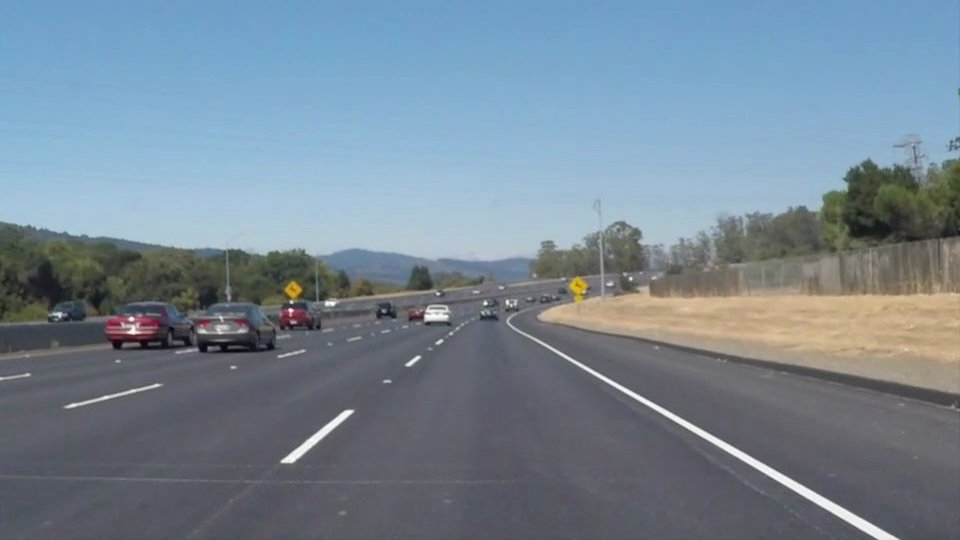
#> input picture test_images/solidWhiteCurve.jpg, 960 x 540 px; its folder holds only this picture in this run
$ python FindingLaneLines.py   (older library calls are emulated)
#> lines starting #> are read from the running program, lines starting #| are printed output that depends on the picture; after the words box and inside, x2 and y2 are one past the last pixel; in counts of white or black regions, pixels touching at a corner belong together
#> further down, image is the input picture: shape (540, 960, 3); mean B, G, R 148.1, 134.5, 118.5
import matplotlib.pyplot as plt
import matplotlib.image as mpimg
import numpy as np
import cv2
import math
import os
from math import acos
from math import sqrt
from math import pi

counter = 0

def weighted_img(img, initial_img, a=0.8, b=1., l=0.):
    """
    `img` is the output of the hough_lines(), An image with lines drawn on it.
    Should be a blank image (all black) with lines drawn on it.

    `initial_img` should be the image before any processing.

    The result image is computed as follows:

    initial_img * ? + img * ? + ?
    NOTE: initial_img and img must be the same shape!
    """
    return cv2.addWeighted(initial_img, a, img, b, l)

def canny(img, low_threshold, high_threshold):
    """Applies the Canny transform"""
    return cv2.Canny(img, low_threshold, high_threshold)

# [31 lines left out: functions draw_lines, hough_lines, not called in this run]

def gaussian_blur(img, kernel_size):
    """Applies a Gaussian Noise kernel"""
    return cv2.GaussianBlur(img, (kernel_size, kernel_size), 0)

def region_of_interest(img, vertices):
    """
    Applies an image mask.

    Only keeps the region of the image defined by the polygon
    formed from `vertices`. The rest of the image is set to black.
    """
    #defining a blank mask to start with
    mask = np.zeros_like(img)

    #defining a 3 channel or 1 channel color to fill the mask with depending on the input image
    if len(img.shape) > 2:
        channel_count = img.shape[2]  # i.e. 3 or 4 depending on your image
        ignore_mask_color = (255,) * channel_count
    else:
        ignore_mask_color = 255

    #filling pixels inside the polygon defined by "vertices" with the fill color
    cv2.fillPoly(mask, vertices, ignore_mask_color)

    #returning the image only where mask pixels are nonzero
    masked_image = cv2.bitwise_and(img, mask)
    return masked_image

def extrapolate_lines(lines,angle_lower_bound,angle_upper_bound):

    # calc angle for each line
    lines_with_angles = zip(lines,map(lambda line: np.rad2deg(np.arctan2(line[0][3]-line[0][1],line[0][2]-line[0][0])),lines))
    filtered_lines = list(filter(lambda x: (x[1] >= angle_lower_bound and angle_upper_bound >= x[1]) ,lines_with_angles))

    # extract x and y coordinates for poly fit
    x = []
    y = []
    for line in filtered_lines:
        x = np.append(x,line[0][0][0])
        x = np.append(x,line[0][0][2])

        y = np.append(y,line[0][0][1])
        y = np.append(y,line[0][0][3])

    if(len(x) == 0 or len(y) == 0):
         return None, None

    fit = np.polyfit(x, y, 1)
    fit_fn = np.poly1d(fit)

    return fit_fn, (int(min(x)),int(max(x)))

def color_range_mask(image):

     # try hsv color space
    hsv = cv2.cvtColor(image, cv2.COLOR_BGR2HSV)
#> hsv: shape (540, 960, 3); mean H, S, V 97.9, 55.2, 152.4
    # define range of yellow color in HSV
    lower_yellow = np.array([93,30,147]) #np.array([93,30,147])
    upper_yellow = np.array([102,255,255]) #np.array([124,255,255])
    # Threshold the HSV image to get only yellow colors
    mask_yellow = cv2.inRange(hsv, lower_yellow, upper_yellow)
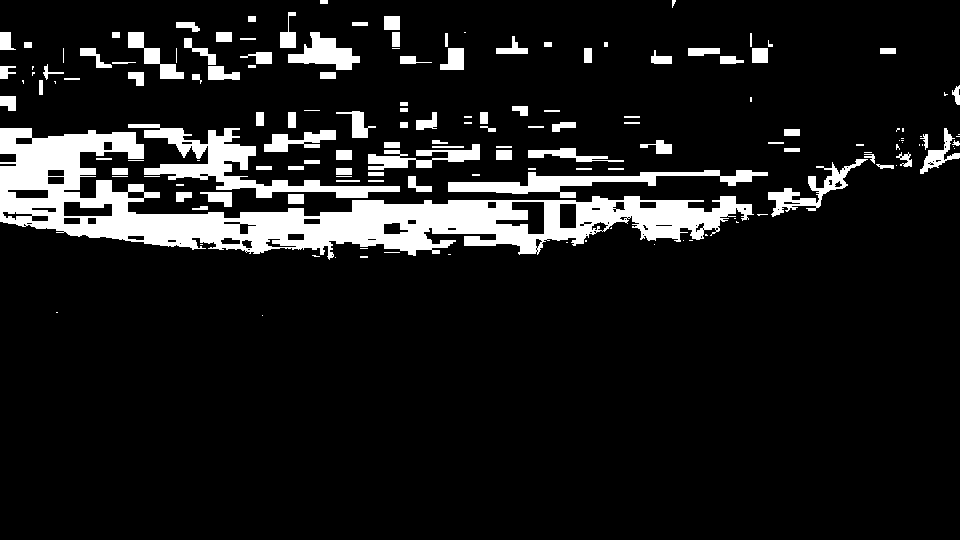
#> mask_yellow: shape (540, 960); 10.6% white; 155 white regions (58 under 20 px), largest, box (x1, y1, x2, y2) and area: (0, 128, 754, 260) 30157, (128, 124, 400, 198) 4915, (448, 170, 768, 198) 2928

    lower_white = np.array([0,0,153])
    upper_white  = np.array([255,20,255])
    # Threshold the HSV image to get only white colors
    mask_white = cv2.inRange(hsv, lower_white, upper_white)
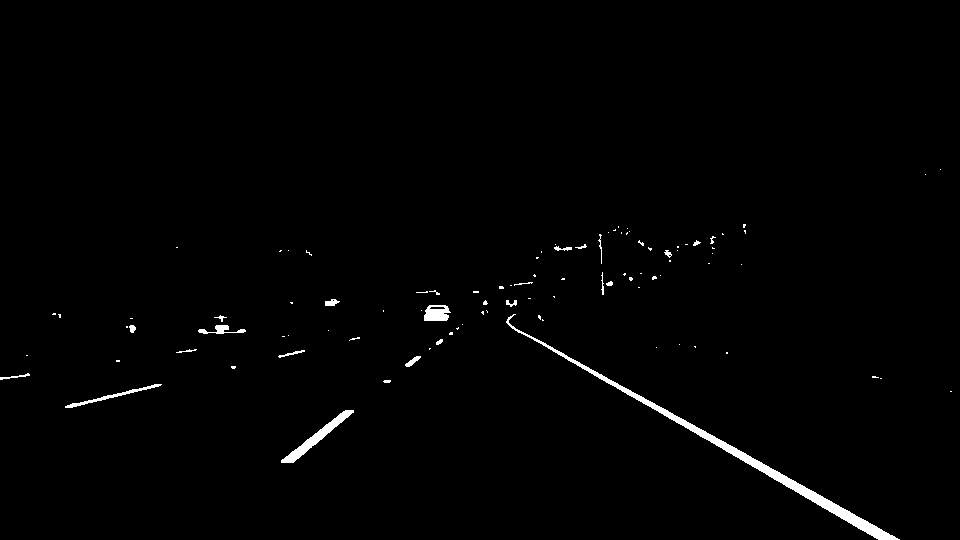
#> mask_white: shape (540, 960); 1.1% white; 98 white regions (74 under 20 px), largest, box (x1, y1, x2, y2) and area: (506, 314, 900, 540) 2923, (281, 410, 354, 463) 702, (424, 305, 451, 321) 335
    mask = cv2.bitwise_or(mask_yellow,mask_white)
#> mask: shape (540, 960); 11.7% white; 247 white regions (128 under 20 px), largest, box (x1, y1, x2, y2) and area: (0, 128, 754, 260) 30244, (128, 124, 400, 198) 4915, (448, 170, 768, 198) 2928

    return mask

# [42 lines left out: functions morphologie_test, filter_mask, not called in this run]

def process_image_video(image):

    mask = color_range_mask(image)
    mask = cv2.erode(mask,(3,3))
#> mask: shape (540, 960); 10.4% white; 244 white regions (133 under 20 px), largest, box (x1, y1, x2, y2) and area: (0, 129, 752, 260) 28077, (144, 129, 400, 198) 4352, (506, 315, 898, 540) 2522

    canny_image = canny(mask,50,150)

    imshape = canny_image.shape
    vertices = np.array([[(0,imshape[0]),(imshape[1]*0.45, imshape[0]*0.6), (imshape[1]*0.55, imshape[0]*0.6), (imshape[1],imshape[0])]], dtype=np.int32)

    masked_edges = region_of_interest(canny_image,vertices)
#> in region_of_interest, `cv2.fillPoly(mask, vertices, ignore_mask_color)`:
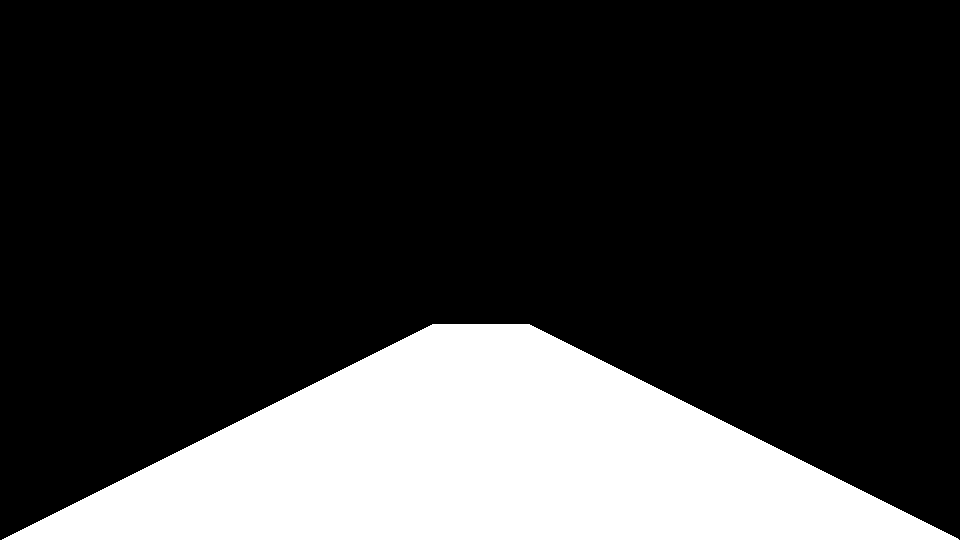
#> mask: shape (540, 960); 22% white; 1 white region, box (x1, y1, x2, y2) and area: (2, 324, 959, 540) 114047
#> in region_of_interest, `masked_image = cv2.bitwise_and(img, mask)`:
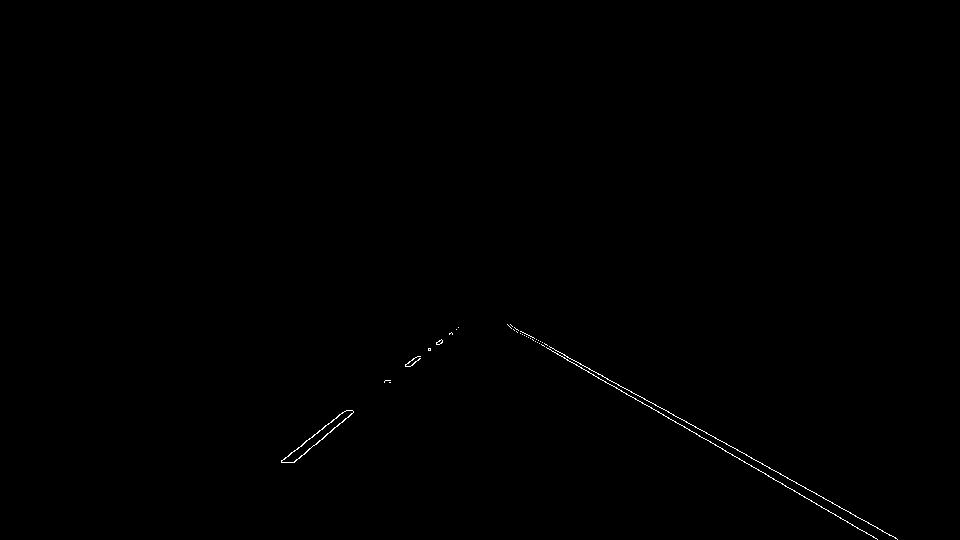
#> masked_image: shape (540, 960); 0.22% white in thin lines or dots, all inside (x1, y1, x2, y2) = (281, 324, 898, 540)

    rho = 2 # distance resolution in pixels of the Hough grid
    theta = np.pi/180 # angular resolution in radians of the Hough grid
    threshold = 15     # minimum number of votes (intersections in Hough grid cell)
    min_line_length = 20 #minimum number of pixels making up a line
    max_line_gap = 20    # maximum gap in pixels between connectable line segments
    lines = cv2.HoughLinesP(masked_edges, rho, theta, threshold, np.array([]), minLineLength=min_line_length, maxLineGap=max_line_gap)
#> lines = 19 rows, first 6: [510, 324, 897, 539], [768, 476, 877, 539], [281, 461, 346, 410], [547, 348, 616, 387], [294, 462, 353, 412], [696, 434, 765, 473]

    result_mask = np.zeros_like(image)

    angle_lower_bound = 25
    angle_upper_bound = 35
    fit_fn, xRange = extrapolate_lines(lines,angle_lower_bound = angle_lower_bound, angle_upper_bound = angle_upper_bound)    #25 35
#> in extrapolate_lines, `filtered_lines = list(filter(lambda x: (x[1] >= angle_lower_bound and ..`: filtered_lines = 10 items, first 6: ([[510, 324, 897, 539]], 29.05), ([[768, 476, 877, 539]], 30.03), ([[547, 348, 616, 387]], 29.48), ([[696, 434, 765, 473]], 29.48), ([[509, 326, 564, 357]], 29.41), ([[796, 492, 852, 524]], 29.74)
#> the loop in extrapolate_lines, `for line in filtered_lines:` made 10 passes
#> (line, x, y) on passes 1 to 2: (([[510, 324, 897, 539]], 29.05), [510, 897], [324, 539]), (([[768, 476, 877, 539]], 30.03), [510, 897, 768, 877], [324, 539, 476, 539])
#> after the loop in extrapolate_lines, `for line in filtered_lines:`: x = 20 values, max 897 at index 1, min 509 at index 8, mean 698.7; y = 20 values, max 539 at index 1, min 324 at index 0, mean 434.6
#> in extrapolate_lines, `fit = np.polyfit(x, y, 1)`: fit = [0.572, 34.97]
#> xRange = (509, 897)

    if fit_fn is not None and xRange is not None:
        line = np.array([(imshape[1], int(fit_fn(imshape[1]))), (xRange[0], int(fit_fn(xRange[0])))])
#> line = [[960, 584], [509, 326]]
        result_angle = np.rad2deg(np.arctan2(line[0][1]-line[1][1],line[0][0]-line[1][0]))
#> result_angle = 29.77

        if result_angle > angle_lower_bound and result_angle < angle_upper_bound:
            cv2.line(result_mask, (line[0][0], line[0][1]), (line[1][0], line[1][1]), (255, 0, 255), 5)

    angle_lower_bound = -45
    angle_upper_bound = -30
    fit_fn, xRange = extrapolate_lines(lines,angle_lower_bound = angle_lower_bound, angle_upper_bound = angle_upper_bound)
#> the loop in extrapolate_lines (call 2), `for line in filtered_lines:` made 9 passes
#> (line, x, y) on passes 1 to 2: (([[281, 461, 346, 410]], -38.12), [281, 346], [461, 410]), (([[294, 462, 353, 412]], -40.28), [281, 346, 294, 353], [461, 410, 462, 412])
#> xRange = (281, 458)
    if fit_fn is not None and xRange is not None:
        line = np.array([(0,int(fit_fn(0))),(xRange[1], int(fit_fn(xRange[1])))])
#> line = [[0, 681], [458, 326]]
        result_angle = np.rad2deg(np.arctan2(line[1][1]-line[0][1],line[1][0]-line[0][0]))
#> result_angle = -37.78

        if result_angle > angle_lower_bound and result_angle < angle_upper_bound:
            cv2.line(result_mask, (line[0][0], line[0][1]), (line[1][0], line[1][1]), (255, 0, 0), 5)
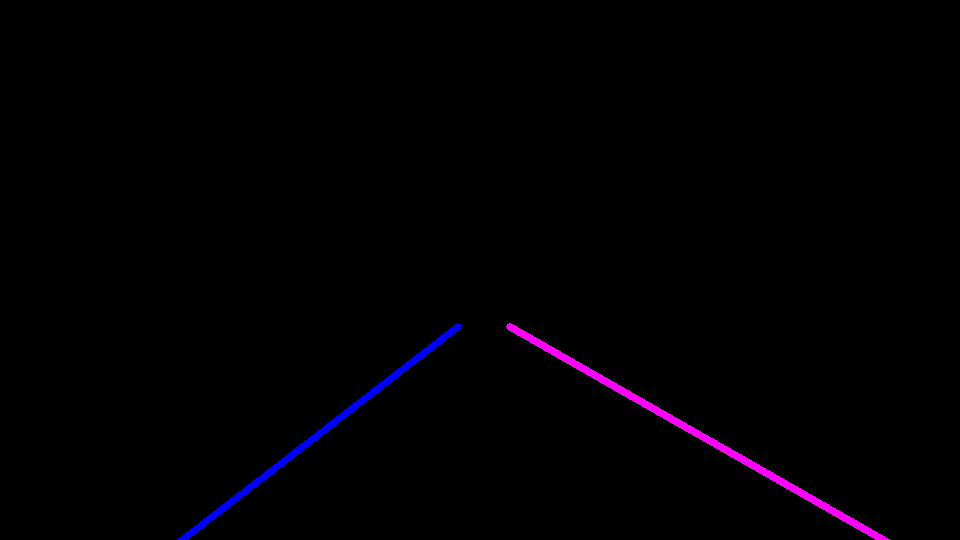
#> result_mask: shape (540, 960, 3); mean of channels 0, 1, 2 2.7, 0, 1.5; drawn as B, G, R

    return  weighted_img(result_mask,image)
#> in weighted_img, `return cv2.addWeighted(initial_img, a, img, b, l)`:
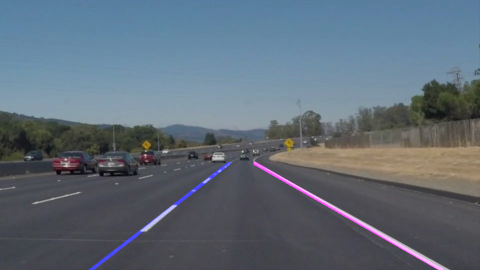
#> returned value: shape (540, 960, 3) (shown at 1/2 size); mean of channels 0, 1, 2 119.8, 107.6, 95.5; drawn as B, G, R


# [42 lines left out: function process_image, not called in this run]


dir_path = "test_images/"
for path in os.listdir(dir_path):

    image = cv2.imread(os.path.join(dir_path,path)) # mpimg.imread(os.path.join(dir_path,path))

    hough_image = process_image_video(image)

    #cv2.imwrite(os.path.join("pipeline_images/hsv",path),np.concatenate((image,hough_image), axis=1))

    plt.imshow(np.concatenate((image,hough_image), axis=1))
    plt.show()
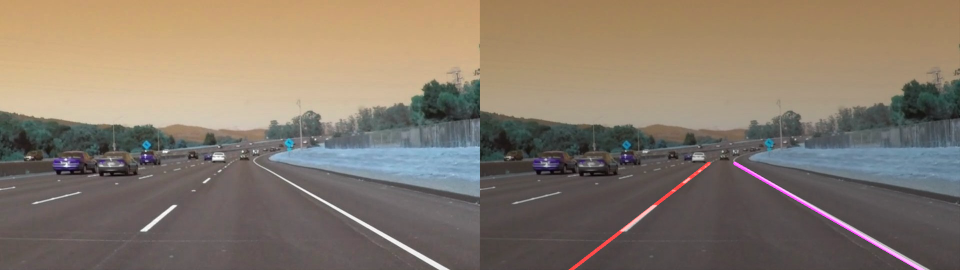
#> shown: shape (540, 1920, 3) (shown at 1/2 size); mean R, G, B 133.9, 121, 107


# Import everything needed to edit/save/watch video clips
#from moviepy.editor import VideoFileClip

#yellow_output = 'solidYellowLeft_result.mp4'
#clip2 = VideoFileClip('solidYellowLeft.mp4')
#yellow_clip = clip2.fl_image(process_image_video)
#yellow_clip.write_videofile(yellow_output, audio=False)


#from IPython.display import HTML
#HTML("""
#<video width="960" height="540" controls>
#  <source src="{0}">
#</video>
#""".format(yellow_output))

$ run again, on test_images/solidYellowLeft.jpg
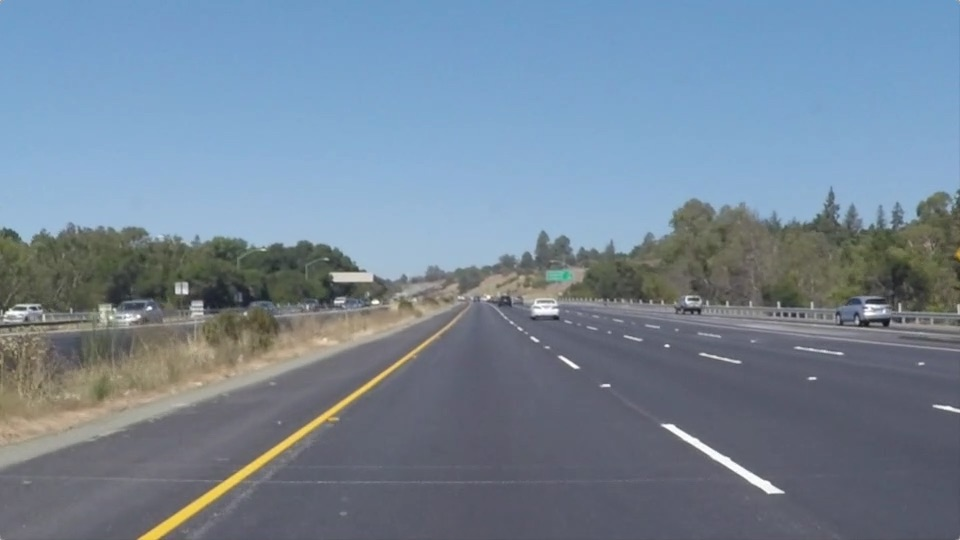
#> input picture test_images/solidYellowLeft.jpg, 960 x 540 px
#> image is the input picture: shape (540, 960, 3); mean B, G, R 150.8, 133.6, 116.5
#> hsv: shape (540, 960, 3); mean H, S, V 94.7, 61.6, 155
#> in color_range_mask, `mask_yellow = cv2.inRange(hsv, lower_yellow, upper_yellow)`:
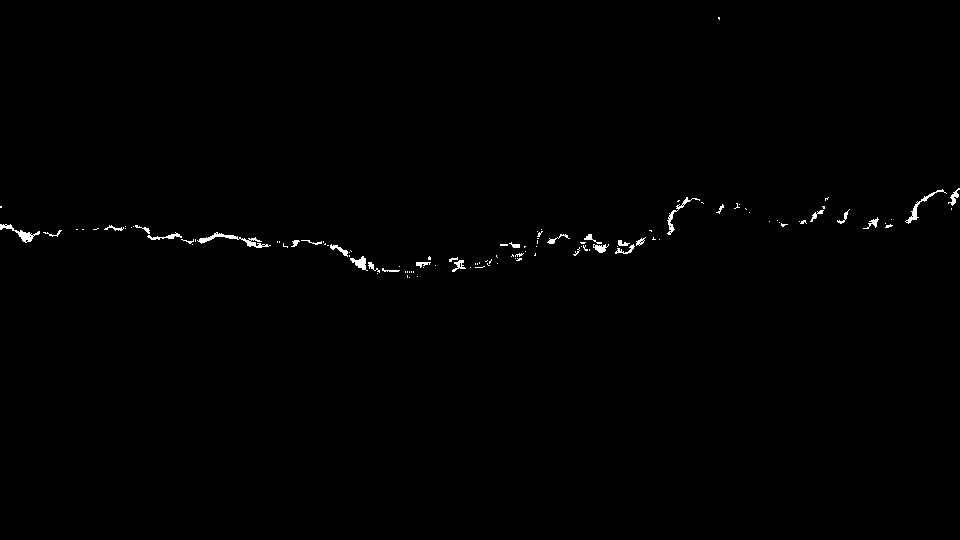
#> mask_yellow: shape (540, 960); 0.49% white; 114 white regions (84 under 20 px), largest, box (x1, y1, x2, y2) and area: (197, 232, 271, 248) 283, (0, 224, 40, 243) 204, (905, 189, 947, 224) 176
#> mask_white: shape (540, 960); 1.6% white; 197 white regions (160 under 20 px), largest, box (x1, y1, x2, y2) and area: (0, 328, 402, 466) 2521, (661, 424, 784, 494) 1114, (523, 297, 600, 315) 541
#> masked_image: shape (540, 960); 0.08% white in thin lines or dots, all inside (x1, y1, x2, y2) = (278, 327, 784, 494)
#> lines = [[518, 328, 538, 340], [690, 443, 768, 493], [669, 424, 783, 492], [518, 329, 578, 368], [671, 431, 712, 459], [671, 424, 730, 459], [691, 444, 714, 460], [699, 449, 750, 483]]
#> filtered_lines = 8 items, first 6: ([[518, 328, 538, 340]], 30.96), ([[690, 443, 768, 493]], 32.66), ([[669, 424, 783, 492]], 30.82), ([[518, 329, 578, 368]], 33.02), ([[671, 431, 712, 459]], 34.33), ([[671, 424, 730, 459]], 30.68)
#> the loop in extrapolate_lines, `for line in filtered_lines:` made 8 passes
#> (line, x, y) on passes 1 to 2: (([[518, 328, 538, 340]], 30.96), [518, 538], [328, 340]), (([[690, 443, 768, 493]], 32.66), [518, 538, 690, 768], [328, 340, 443, 493])
#> fit = [0.648, -6.77]
#> xRange = (518, 783)
#> in process_image_video, `line = np.array([(imshape[1], int(fit_fn(imshape[1]))), (xRange[0], in..`: line = [[960, 615], [518, 328]]
#> result_angle = 33
#> `plt.show()`:
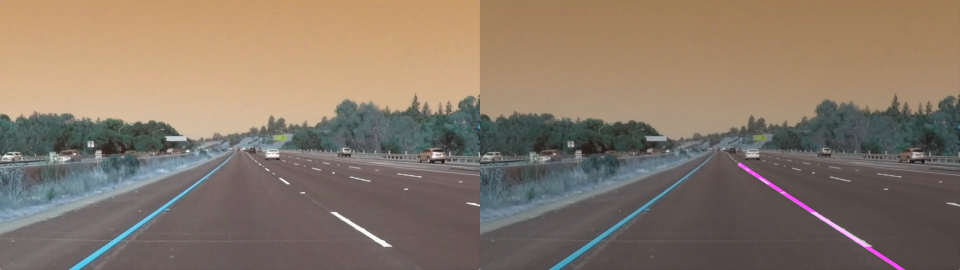
#> shown: shape (540, 1920, 3) (shown at 1/2 size); mean R, G, B 136, 120.3, 105.2
